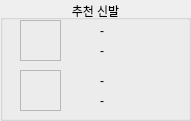
   <widget class="QGroupBox" name="groupBox_3">
    <property name="geometry">
     <rect>
      <x>280</x>
      <y>190</y>
      <width>191</width>
      <height>121</height>
     </rect>
    </property>
    <property name="title">
     <string>추천 신발</string>
    </property>
    <property name="alignment">
     <set>Qt::AlignCenter</set>
    </property>
    <widget class="QLabel" name="shoes_img_1">
     <property name="geometry">
      <rect>
       <x>20</x>
       <y>20</y>
       <width>41</width>
       <height>41</height>
      </rect>
     </property>
     <property name="frameShape">
      <enum>QFrame::StyledPanel</enum>
     </property>
     <property name="text">
      <string/>
     </property>
    </widget>
    <widget class="QLabel" name="shoes_img_2">
     <property name="geometry">
      <rect>
       <x>20</x>
       <y>70</y>
       <width>41</width>
       <height>41</height>
      </rect>
     </property>
     <property name="frameShape">
      <enum>QFrame::StyledPanel</enum>
     </property>
     <property name="text">
      <string/>
     </property>
    </widget>
    <widget class="QLabel" name="shoes_rate_1">
     <property name="geometry">
      <rect>
       <x>100</x>
       <y>23</y>
       <width>81</width>
       <height>16</height>
      </rect>
     </property>
     <property name="font">
      <font>
       <family>Arial</family>
      </font>
     </property>
     <property name="frameShape">
      <enum>QFrame::NoFrame</enum>
     </property>
     <property name="text">
      <string>-</string>
     </property>
     <property name="alignment">
      <set>Qt::AlignLeading|Qt::AlignLeft|Qt::AlignVCenter</set>
     </property>
    </widget>
    <widget class="QLabel" name="shoes_rate_2">
     <property name="geometry">
      <rect>
       <x>100</x>
       <y>43</y>
       <width>81</width>
       <height>16</height>
      </rect>
     </property>
     <property name="font">
      <font>
       <family>Arial</family>
      </font>
     </property>
     <property name="frameShape">
      <enum>QFrame::NoFrame</enum>
     </property>
     <property name="text">
      <string>-</string>
     </property>
     <property name="alignment">
      <set>Qt::AlignLeading|Qt::AlignLeft|Qt::AlignVCenter</set>
     </property>
    </widget>
    <widget class="QLabel" name="shoes_rate_3">
     <property name="geometry">
      <rect>
       <x>100</x>
       <y>73</y>
       <width>81</width>
       <height>16</height>
      </rect>
     </property>
     <property name="font">
      <font>
       <family>Arial</family>
      </font>
     </property>
     <property name="frameShape">
      <enum>QFrame::NoFrame</enum>
     </property>
     <property name="text">
      <string>-</string>
     </property>
     <property name="alignment">
      <set>Qt::AlignLeading|Qt::AlignLeft|Qt::AlignVCenter</set>
     </property>
    </widget>
    <widget class="QLabel" name="shoes_rate_4">
     <property name="geometry">
      <rect>
       <x>100</x>
       <y>93</y>
       <width>81</width>
       <height>16</height>
      </rect>
     </property>
     <property name="font">
      <font>
       <family>Arial</family>
      </font>
     </property>
     <property name="frameShape">
      <enum>QFrame::NoFrame</enum>
     </property>
     <property name="text">
      <string>-</string>
     </property>
     <property name="alignment">
      <set>Qt::AlignLeading|Qt::AlignLeft|Qt::AlignVCenter</set>
     </property>
    </widget>
   </widget>
